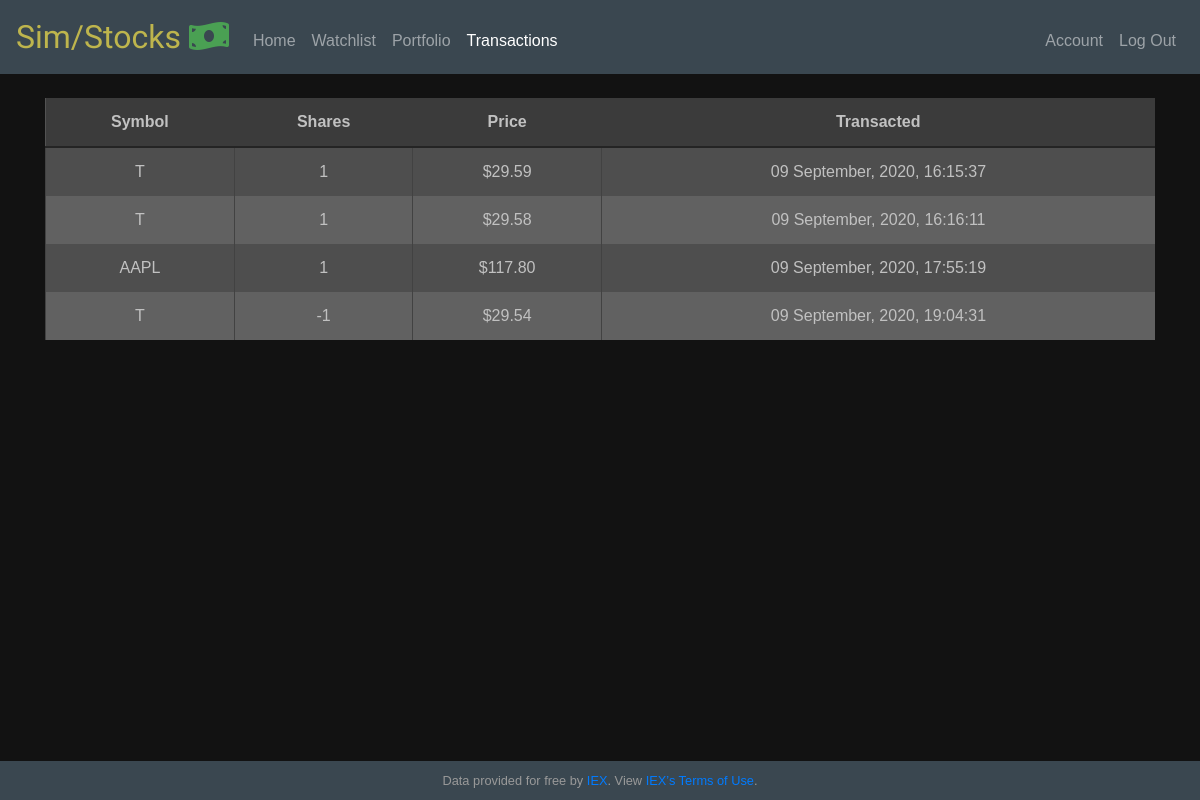
Screenshot of /history (signed in) with the database file from the repository.
### app/models.py (models this page shows, shortened)
class History(db.Model):
  id = db.Column(db.Integer, primary_key=True)
  symbol = db.Column(db.String(6), nullable=False)
  name = db.Column(db.String(200), nullable=False)
  price = db.Column(db.Numeric(), nullable=False)
  share = db.Column(db.Integer, nullable=False)
  time = db.Column(db.DateTime, index=True, default=datetime.utcnow)
  user_id = db.Column(db.Integer, db.ForeignKey("users.id"), nullable=False)

### app/routes.py (the view)
@app.route("/history")
@login_required
def history():
  user = Users.query.filter_by(username=current_user.username).first_or_404()
  h = History.query.filter_by(user=user).all()
  return render_template("history.html", rows=h)

### app/helper.py (called while the page is built)
def usd(value):
    return f"${value:,.2f}"

### app/models.py (called while the page is built)
@login.user_loader
def load_user(id):
  return Users.query.get(int(id))

### app/templates/history.html (shortened to what this page needs)
{% extends "layout.html" %}
{% set active_page = "history" %}
{% block main %}
    <div id="history">
        <table class="table table-striped">
            <thead>
                <tr>
                    <th scope="col">Symbol</th>
                    <th scope="col">Shares</th>
                    <th scope="col">Price</th>
                    <th scope="col">Transacted</th>
                </tr>
            </thead>
            <tbody>
            {% for row in rows %}
            <tr>
                <td>{{ row.symbol }}</td>
                <td>{{ row.share }}</td>
                <td>{{ row.price | usd }}</td>
                <td>{{ row.time.strftime("%d %B, %Y, %H:%M:%S") }}</td>
            </tr>
            {% endfor %}
            </tbody>
        </table>
    </div>
{% endblock %}

### app/templates/layout.html (shortened to what this page needs)
<!DOCTYPE html>
<html lang="en">
    <head>
        <link rel="stylesheet" href="https://stackpath.bootstrapcdn.com/bootstrap/4.5.2/css/bootstrap.min.css">
        <link rel="stylesheet" href="https://use.fontawesome.com/releases/v5.14.0/css/all.css">
        <link rel="stylesheet" href="https://unpkg.com/flickity@2/dist/flickity.min.css">
        <link rel="stylesheet" href="/static/styles.css" rel="stylesheet">
    </head>
    <body id="body">
        <div class="content">
        <nav class="navbar navbar-expand-md navbar-dark">
            <a class="navbar-brand" id="navIcon"href="/">Sim/Stocks <i class="fas fa-money-bill-wave" id="money"></i></a>
            <div class="collapse navbar-collapse" id="navbar">
                {% if current_user.is_authenticated %}
                    <ul class="navbar-nav mr-auto mt-2">
                        <li class="nav-item {{ 'active' if active_page == 'index' else ''}}"><a class="nav-link" href="/">Home</a></li>
                        <li class="nav-item {{ 'active' if active_page == 'watchlist' else ''}}"><a class="nav-link" href="/watchlist">Watchlist</a></li>
                        <li class="nav-item {{ 'active' if active_page == 'portfolio' else ''}}"><a class="nav-link" href="/portfolio">Portfolio</a></li>
                        <li class="nav-item {{ 'active' if active_page == 'history' else ''}}"><a class="nav-link" href="/history">Transactions</a></li>
                    </ul>
                    <ul class="navbar-nav ml-auto mt-2">
                        <li class="nav-item {{ 'active' if active_page == 'account' else ''}}"><a class="nav-link" href="/account">Account</a></li>
                        <li class="nav-item"><a class="nav-link" href="/logout">Log Out</a></li>
                    </ul>
                {% else %}
                    <ul class="navbar-nav ml-auto mt-2">
                        <li class="nav-item {{ 'active' if active_page == 'register' else ''}}"><a class="nav-link" href="/register">Register</a></li>
                        <li class="nav-item {{ 'active' if active_page == 'login' else ''}}"><a class="nav-link" href="/login">Log In</a></li>
                    </ul>
                {% endif %}
            </div>
        </nav>
        <main class="container pt-4 pb-4">
            {% block main %}{% endblock %}
        </main>
        </div>
        <footer class="small text-center">
            Data provided for free by <a href="https://iextrading.com/developer">IEX</a>. View <a href="https://iextrading.com/api-exhibit-a/">IEX’s Terms of Use</a>.
        </footer>
    </body>
</html>

### app/static/styles.css (style rules this page uses)
nav .navbar-brand { font-size: xx-large; font-family: 'Domine', serif; }
nav { background-color: #3a4750; }
#navIcon { color: #beb54d; }
#money { color:#4aa053; }
html ,body { height: 100%; }
body { background-color: #121212; display: flex; flex-direction: column; color:#887C54; }
.content { flex: 1 0 auto; }
footer { flex-shrink: 0; background-color:#3a4750; padding: 10px; color: #999; }
main { overflow-x: auto; text-align: center; }
#history { max-height: 65vh; overflow-y: scroll; }
.table { background-color: #525252; }
.table tr:nth-child(even) { background-color: #616161; }
.table thead th { background-color: #3b3b3b; border-bottom: 2px solid #242424; }
.table td, .table th { border-top: none; border-bottom: none; color: #c1c1c1; }
thead { position: sticky; top: 0; }
.table td { border-left: 1px solid #424242; }
* { box-sizing: border-box; }
body { font-family: sans-serif; }

### rows the page displays
History: symbol "T", share "1", price "$29.59", time "09 September, 2020, 16:15:37"
History: symbol "T", share "1", price "$29.58", time "09 September, 2020, 16:16:11"
History: symbol "AAPL", share "1", price "$117.80", time "09 September, 2020, 17:55:19"
History: symbol "T", share "-1", price "$29.54", time "09 September, 2020, 19:04:31"
